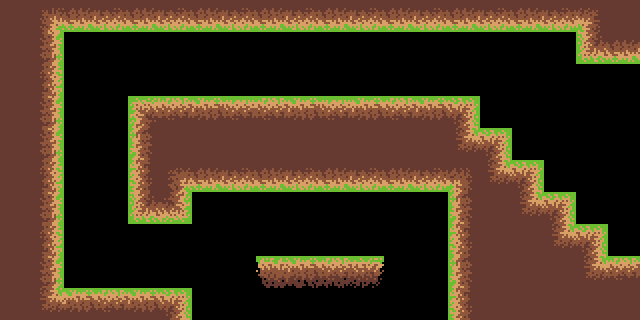

Below is a game level as drawn by its tile map, then a one-line description and the .tmx file that defines it, in full:
An orthogonal 20x10 tile map with 32x32 px tiles, 1 tile layer (Tile Layer 1) and 13 objects.

<map version="1.0" orientation="orthogonal" renderorder="right-up" width="20" height="10" tilewidth="32" tileheight="32" nextobjectid="18">
 <tileset firstgid="1" name="ground" tilewidth="32" tileheight="32" tilecount="70" columns="10">
  <image source="../../Tilemaps/ground_sprites.png" width="320" height="224" />
 </tileset>
 <layer name="Tile Layer 1" width="20" height="10">
  <data encoding="csv">
61,11,3,4,5,6,7,8,3,4,5,6,3,4,5,6,7,8,9,10,
61,21,0,0,0,0,0,0,0,0,0,0,0,0,0,0,0,0,19,5,
61,31,0,0,0,0,0,0,0,0,0,0,0,0,0,0,0,0,0,0,
61,41,0,0,59,63,64,65,63,64,65,66,67,68,52,0,0,0,0,0,
61,21,0,0,40,70,70,70,70,70,70,70,70,70,62,52,0,0,0,0,
61,31,0,0,50,2,3,4,3,4,5,6,7,8,20,62,52,0,0,0,
61,41,0,0,19,12,0,0,0,0,0,0,0,0,40,70,62,52,0,0,
61,31,0,0,0,0,0,0,0,0,0,0,0,0,30,70,70,62,52,0,
61,41,0,0,0,0,0,0,33,34,35,38,0,0,40,70,70,70,62,67,
61,62,66,67,68,52,0,0,0,0,0,0,0,0,50,70,70,70,70,70
</data>
 </layer>
 <objectgroup name="Colliders">
  <object id="2" x="0" y="0" width="64" height="320" />
  <object id="3" x="64" y="288" width="128" height="32" />
  <object id="4" x="64" y="0" width="512" height="32" />
  <object id="6" x="576" y="0" width="64" height="64" />
  <object id="8" x="128" y="96" width="64" height="128" />
  <object id="10" x="256" y="256" width="128" height="32" />
  <object id="11" x="192" y="96" width="288" height="96" />
  <object id="12" x="448" y="192" width="32" height="128" />
  <object id="13" x="480" y="128" width="32" height="192" />
  <object id="14" x="512" y="160" width="32" height="160" />
  <object id="15" x="544" y="192" width="32" height="128" />
  <object id="16" x="576" y="224" width="32" height="96" />
  <object id="17" x="608" y="256" width="32" height="64" />
 </objectgroup>
</map>
